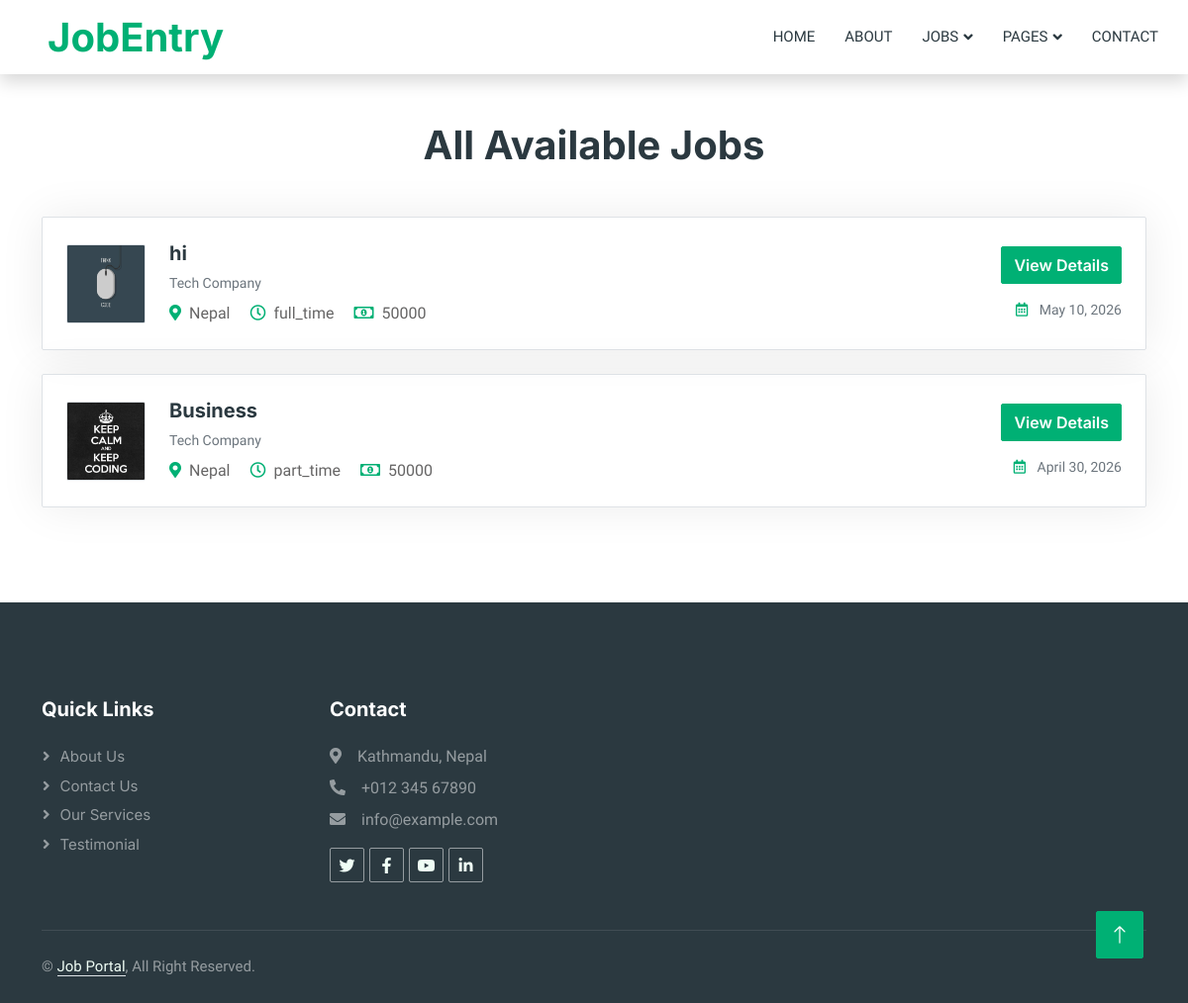
The page /job-list/ on the database as committed earlier.
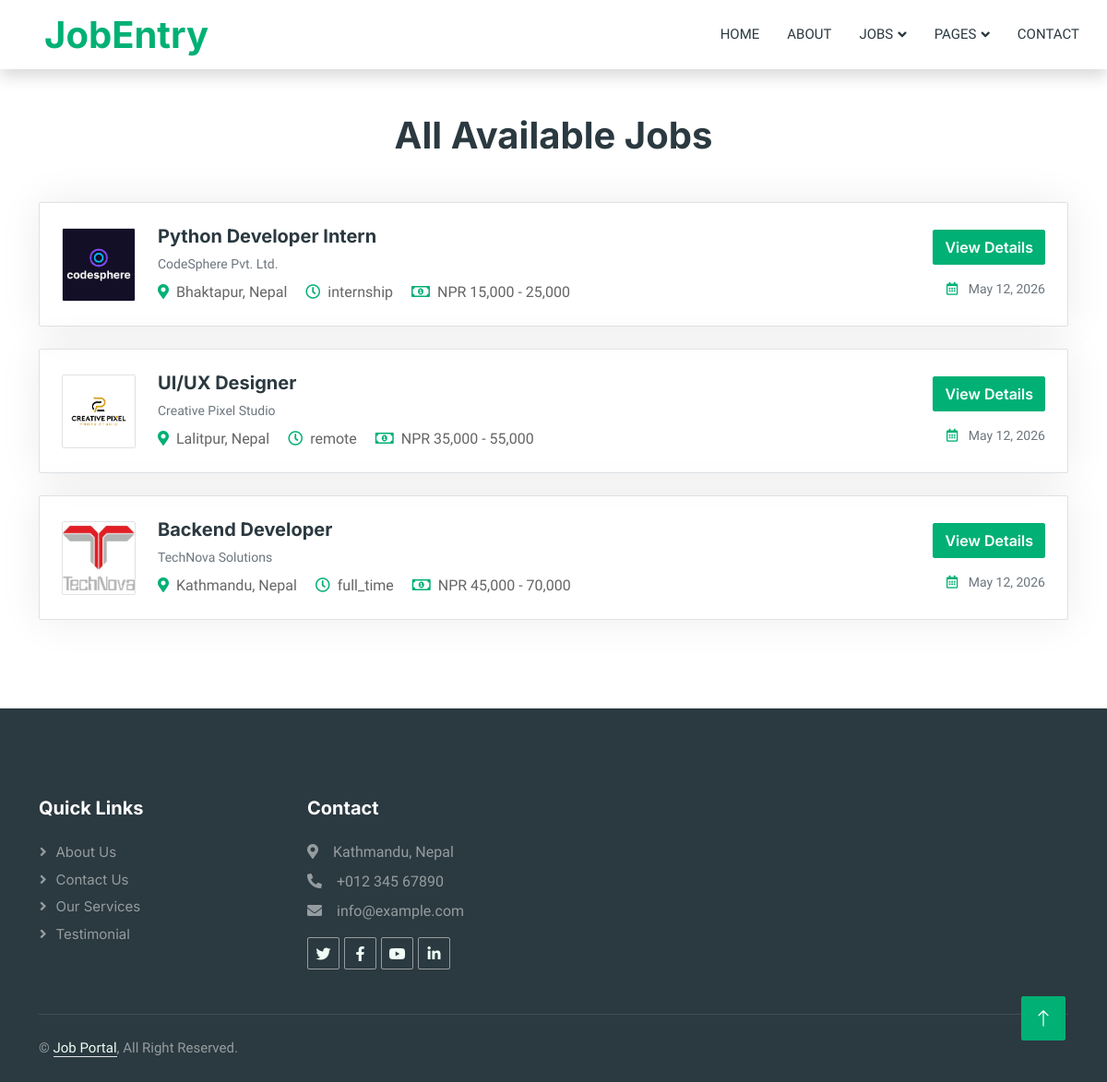
The same page on the database as committed later.
### jobportal/models.py (models this page shows, shortened)
class TimeStamp(models.Model):
    created_at=models.DateTimeField(auto_now_add=True)
    updated_at=models.DateTimeField(auto_now=True)
    class Meta:
        abstract=True

class JobPost(TimeStamp):
    JOB_TYPE=(
        ("full_time","Full Time"),
        ("part_time","Part Time"),
        ("internship","Internship"),
        ("remote","Remote"),
    )
    title=models.CharField(max_length=140)
    logo=models.ImageField( upload_to="company_logo/",blank=False)
    location=models.CharField(max_length=150)
    job_type=models.CharField(max_length=100,choices=JOB_TYPE)
    salary=models.CharField(max_length=100,blank=True)
    description=models.TextField()
    responsibility=models.TextField()
    qualification=models.TextField()
    summary=models.TextField(blank=True)
    category=models.ForeignKey(Category,on_delete=models.CASCADE)
    company=models.ForeignKey(Company,on_delete=models.CASCADE)

class Company(TimeStamp):
    name=models.CharField(max_length=100)
    description=models.TextField(blank=True)
    website=models.URLField(blank=True)
    location=models.CharField(max_length=150)

### jobportal/views.py (the view)
# urls.py: path("job-list/",views.CategoryListView.as_view(),name="job_list"),
class CategoryListView(ListView):
    model=JobPost
    template_name="jobportal/list/list.html"
    context_object_name="posts"
    def get_queryset(self):
        return JobPost.objects.all().order_by("-created_at")

### templates/jobportal/list/list.html
{% extends "jobportal/base.html" %}
{% load static %}
{% block content %}
        <div class="container-xxl py-5">
            <div class="container">
                <h1 class="text-center mb-5 wow fadeInUp" data-wow-delay="0.1s">All Available Jobs</h1>
                <div class="row g-4">
                    {% for post in posts %}
                    <div class="col-12 wow fadeInUp" data-wow-delay="0.1s">
                        <div class="job-item p-4 h-100 border rounded">
                            <div class="row g-4">
                                <div class="col-md-8 d-flex align-items-center">
                                    <img class="flex-shrink-0 img-fluid border rounded" src="{{post.logo.url}}" alt="" style="width: 80px; height: 80px; object-fit: cover;">
                                    <div class="text-start ps-4">
                                        <h5 class="mb-2">{{post.title}}</h5>
                                        <p class="text-muted small mb-2">{{post.company.name}}</p>
                                        <span class="text-truncate me-3"><i class="fa fa-map-marker-alt text-primary me-2"></i>{{post.company.location}}</span>
                                        <span class="text-truncate me-3"><i class="far fa-clock text-primary me-2"></i>{{post.job_type}}</span>
                                        <span class="text-truncate me-0"><i class="far fa-money-bill-alt text-primary me-2"></i>{{post.salary}}</span>
                                    </div>
                                </div>
                                <div class="col-md-4 d-flex flex-column align-items-start align-items-md-end justify-content-center">
                                    <div class="d-flex mb-3 gap-2">
                                        <a href="{% url 'job_detail' post.id %}" class="btn btn-primary">View Details</a>
                                    </div>
                                    <small class="text-muted"><i class="far fa-calendar-alt text-primary me-2"></i>{{post.created_at|date:" F j, Y"}}</small>
                                </div>
                            </div>
                        </div>
                    </div>
                    {% endfor %}
                </div>
            </div>
        </div>
{% endblock  %}

### templates/jobportal/base.html (shortened to what this page needs)
{% load static %}
<!DOCTYPE html>
<html lang="en">
<head>
    <link href="https://cdnjs.cloudflare.com/ajax/libs/font-awesome/5.10.0/css/all.min.css" rel="stylesheet">
    <link href="https://cdn.jsdelivr.net/npm/bootstrap-icons@1.4.1/font/bootstrap-icons.css" rel="stylesheet">
    <link rel="stylesheet" href="{% static 'lib/owlcarousel/assets/owl.carousel.min.css' %}">
<link rel="stylesheet" href="{% static 'lib/owlcarousel/assets/owl.theme.default.min.css' %}">
    <link href="{% static 'css/bootstrap.min.css' %}" rel="stylesheet">
    <link href="{% static 'css/style.css' %}" rel="stylesheet">
</head>
<body>
    <div class="container-xxl bg-white p-0">
       {% include "jobportal/nav.html" %}
        {% block content %}
        {% endblock %}
       {% include "jobportal/footer.html" %}
        <a href="#" class="btn btn-lg btn-primary btn-lg-square back-to-top"><i class="bi bi-arrow-up"></i></a>
    </div>
</body>
</html>

### templates/jobportal/nav.html (shortened to what this page needs)
        <nav class="navbar navbar-expand-lg bg-white navbar-light shadow sticky-top p-0">
            <a href="{% url 'home' %}" class="navbar-brand d-flex align-items-center text-center py-0 px-4 px-lg-5">
                <h1 class="m-0 text-primary">JobEntry</h1>
            </a>
            <div class="collapse navbar-collapse" id="navbarCollapse">
                <div class="navbar-nav ms-auto p-4 p-lg-0">
                    <a href="{% url 'home' %}" class="nav-item nav-link {% if request.resolver_match.url_name == 'home' %}active{% endif %}">Home</a>
                    <a href="{% url 'about' %}" class="nav-item nav-link {% if request.resolver_match.url_name == 'about' %}active{% endif %}">About</a>
                    <div class="nav-item dropdown">
                        <a href="" class="nav-link dropdown-toggle {% if request.resolver_match.url_name == 'jobs' %}active{% endif %}" data-bs-toggle="dropdown">Jobs</a>
                    </div>
                    <div class="nav-item dropdown">
                        <a href="" class="nav-link dropdown-toggle {% if request.resolver_match.url_name == 'pages' %}active{% endif %}" data-bs-toggle="dropdown">Pages</a>
                    </div>
                    <a href="{% url 'contact' %}" class="nav-item nav-link {% if request.resolver_match.url_name == 'contact' %}active{% endif %}">Contact</a>
                </div>
            </div>
        </nav>

### templates/jobportal/footer.html
        <div class="container-fluid bg-dark text-white-50 footer pt-5 mt-5 wow fadeIn" data-wow-delay="0.1s">
            <div class="container py-5">
                <div class="row g-5">
                    <div class="col-lg-3 col-md-6">
                        <h5 class="text-white mb-4">Quick Links</h5>
                        <a class="btn btn-link text-white-50" href="{% url 'about' %}">About Us</a>
                        <a class="btn btn-link text-white-50" href="{% url 'contact' %}">Contact Us</a>
                        <a class="btn btn-link text-white-50" href="{% url 'job_list' %}">Our Services</a>
                        <a class="btn btn-link text-white-50" href="{% url 'testimonial' %}">Testimonial</a>
                    </div>
                    <div class="col-lg-3 col-md-6">
                        <h5 class="text-white mb-4">Contact</h5>
                        <p class="mb-2"><i class="fa fa-map-marker-alt me-3"></i>Kathmandu, Nepal</p>
                        <p class="mb-2"><i class="fa fa-phone-alt me-3"></i>+012 345 67890</p>
                        <p class="mb-2"><i class="fa fa-envelope me-3"></i>info@example.com</p>
                        <div class="d-flex pt-2">
                            <a class="btn btn-outline-light btn-social" href=""><i class="fab fa-twitter"></i></a>
                            <a class="btn btn-outline-light btn-social" href=""><i class="fab fa-facebook-f"></i></a>
                            <a class="btn btn-outline-light btn-social" href=""><i class="fab fa-youtube"></i></a>
                            <a class="btn btn-outline-light btn-social" href=""><i class="fab fa-linkedin-in"></i></a>
                        </div>
                    </div>
                </div>
            </div>
            <div class="container">
                <div class="copyright">
                    <div class="row">
                        <div class="col-md-6 text-center text-md-start mb-3 mb-md-0">
                            &copy; <a class="border-bottom" href="{% url 'home' %}">Job Portal</a>, All Right Reserved.
                        </div>
                    </div>
                </div>
            </div>
        </div>

### static/css/style.css (style rules this page uses)
:root { --primary: #00B074; --secondary: #2B9BFF; --light: #EFFDF5; --dark: #2B3940; }
.back-to-top { position: fixed; display: none; right: 45px; bottom: 45px; z-index: 99; }
.btn { font-family: 'Inter', sans-serif; font-weight: 600; transition: .5s; }
.btn.btn-primary, .btn.btn-secondary { color: #FFFFFF; }
.btn-lg-square { width: 48px; height: 48px; }
.btn-square, .btn-sm-square, .btn-lg-square { padding: 0; display: flex; align-items: center; justify-content: center; font-weight: normal; border-radius: 2px; }
.navbar .dropdown-toggle::after { border: none; content: "\f107"; font-family: "Font Awesome 5 Free"; font-weight: 900; vertical-align: middle; margin-left: 5px; transition: .5s; }
.navbar-dark .navbar-nav .nav-link, .navbar-light .navbar-nav .nav-link { margin-right: 30px; padding: 25px 0; color: #FFFFFF; font-size: 15px; text-transform: uppercase; outline: none; }
.navbar-light .navbar-brand, .navbar-light a.btn { height: 75px; }
.navbar-light .navbar-nav .nav-link { color: var(--dark); font-weight: 500; }
.navbar-light.sticky-top { top: -100px; transition: .5s; }
.job-item { border: 1px solid transparent; border-radius: 2px; box-shadow: 0 0 45px rgba(0, 0, 0, .08); transition: .5s; }
.footer .btn.btn-social { margin-right: 5px; width: 35px; height: 35px; display: flex; align-items: center; justify-content: center; color: var(--light); border: 1px solid rgba(255,255,255,0.5); border-radius: 2px; transition: .3s; }
.footer .btn.btn-link { display: block; margin-bottom: 5px; padding: 0; text-align: left; font-size: 15px; font-weight: normal; text-transform: capitalize; transition: .3s; }
.footer .btn.btn-link::before { position: relative; content: "\f105"; font-family: "Font Awesome 5 Free"; font-weight: 900; margin-right: 10px; }
.footer .copyright { padding: 25px 0; font-size: 15px; border-top: 1px solid rgba(256, 256, 256, .1); }
.footer .copyright a { color: var(--light); }

Rows that differ between the two databases and show on the page:
removed JobPost: logo (picture), title "hi", company.name "Tech Company", company.location "Nepal", job_type "full_time", salary "50000", created_at "May 10, 2026"
removed JobPost: logo (picture), title "Business", company.name "Tech Company", company.location "Nepal", job_type "part_time", salary "50000", created_at "April 30, 2026"
added JobPost: logo (picture), title "Python Developer Intern", company.name "CodeSphere Pvt. Ltd.", company.location "Bhaktapur, Nepal", job_type "internship", salary "NPR 15,000 - 25,000", created_at "May 12, 2026"
added JobPost: logo (picture), title "UI/UX Designer", company.name "Creative Pixel Studio", company.location "Lalitpur, Nepal", job_type "remote", salary "NPR 35,000 - 55,000", created_at "May 12, 2026"
added JobPost: logo (picture), title "Backend Developer", company.name "TechNova Solutions", company.location "Kathmandu, Nepal", job_type "full_time", salary "NPR 45,000 - 70,000", created_at "May 12, 2026"
